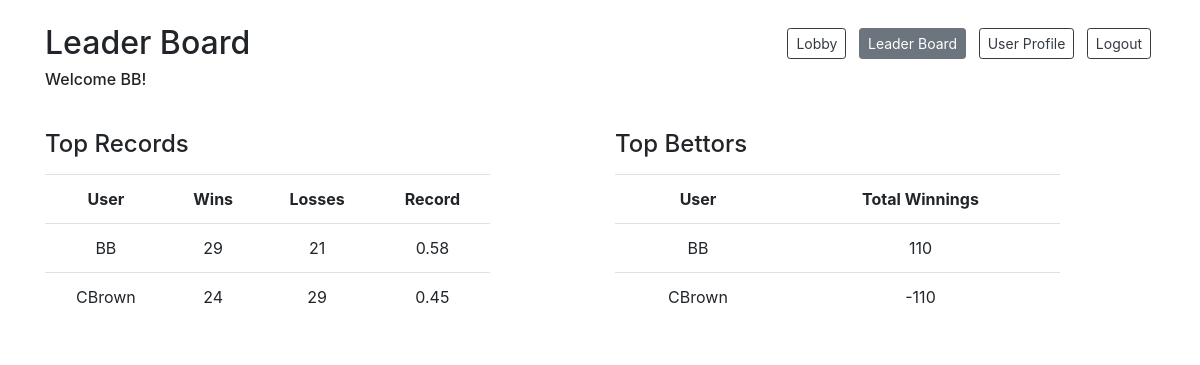
The app's page /leaderboard (signed in), older data.
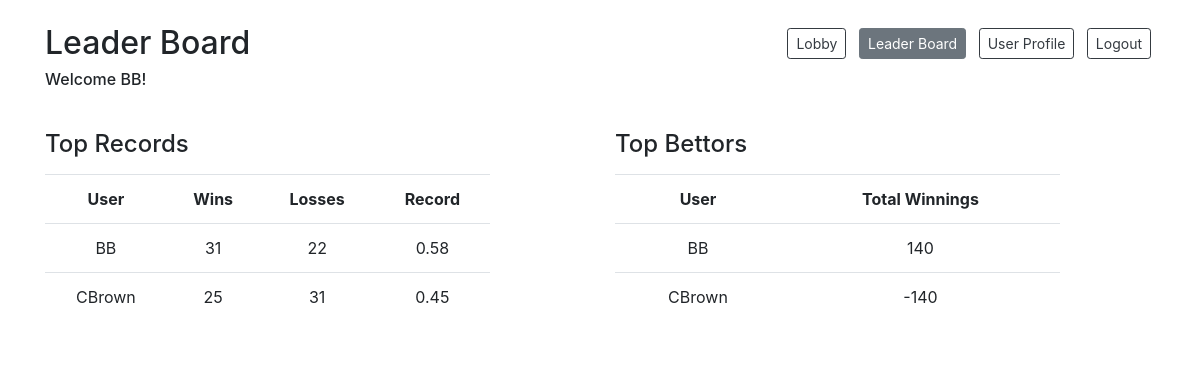
The same page, newer data.
### models.py (models this page shows)
class User(db.Model):
    __tablename__ = "users"
    id = db.Column(db.Integer, primary_key=True)
    user_name = db.Column(db.String(255))
    email = db.Column(db.String(255))
    password = db.Column(db.String(255))
    balance = db.Column(db.Integer)
    photo = db.Column(db.BLOB)
    wins = db.Column(db.Integer)
    losses = db.Column(db.Integer)
    current_game_id = db.Column(db.Integer, db.ForeignKey("games.id"), nullable=True)  # is null if not currently in a game
    current_game = db.relationship("Game", foreign_keys=[current_game_id], backref="game_users")
    created_at = db.Column(db.DateTime, server_default=func.now())
    updated_at = db.Column(db.DateTime, server_default=func.now(), onupdate=func.now())

### controller.py (the view)
def leaderboard():
    if 'user_id' in session:
        user = getUser(session['user_id'])
    records = getTopWinLossRecords(10)
    bettors = getTopBettors(10)
    return render_template('leaderboard.html', user = user, records = records, bettors = bettors, starting_balance=starting_balance)

### utilities.py (called while the page is built)
def getUser(user_id):
    user = User.query.get(user_id)
    return user

def getTopWinLossRecords(num_of_players):
    topWLRecords = User.query.order_by(User.wins / (User.losses + User.wins).desc()).limit(10)
    return topWLRecords

def getTopBettors(num_of_players):
    topBettors = User.query.order_by(User.balance.desc()).limit(10)
    return topBettors

### templates/leaderboard.html (shortened to what this page needs)
<!DOCTYPE html>
<html lang="en">
<head>
    <link href="https://stackpath.bootstrapcdn.com/bootstrap/4.4.1/css/bootstrap.min.css" rel="stylesheet">
    <script src="https://cdnjs.cloudflare.com/ajax/libs/socket.io/1.7.3/socket.io.min.js"></script></head>
</head>
<body>
    <div class="container bg-white">
        <div class="row justify-content-between mt-4 mb-2">
            <div class="col-auto">
                <h2>Leader Board</h2>
                <h6>Welcome {{user.user_name}}!</h6>
            </div>
            <div class="col-auto">
                <a href="/lobby" class="col-auto btn btn-outline-dark btn-sm mx-1 mt-1 mb-3">Lobby</a>
                <a href="#" class="inactive col-auto btn btn-secondary btn-sm mx-1 mt-1 mb-3">Leader Board</a>
                <a href="/user-profile" class="col-auto btn btn-outline-dark btn-sm mx-1 mt-1 mb-3">User Profile</a>
                <a href="/logout-action" class="col-auto btn btn-outline-dark btn-sm mx-1 mt-1 mb-3">Logout</a>
            </div>
        </div>
        <div class="row pt-4">
            <div class="col-5">
                <h4 class="pb-2">Top Records</h4>
                {% if records %}
                    <table class="table table-fixed text-center table-hover">
                        <tr scope="row">
                            <th>User</th>
                            <th>Wins</th>
                            <th>Losses</th>
                            <th>Record</th>
                        </tr>
                    {% for record in records %}
                        <tr scope="row">
                            <td>{{record.user_name}}</td>
                            <td>{{record.wins}}</td>
                            <td>{{record.losses}}</td>
                            <td>{%if record.wins or record.losses %}{{'%0.2f'| format(record.wins/(record.wins+record.losses))}}{%endif%}</td>
                        </tr>
                    {% endfor %}
                    </table>
                {% else %}
                    <h6>No games</h6>
                {% endif %}
            </div>
            <div class="col-1"></div>
            <div class="col-5">
                <h4 class="pb-2">Top Bettors</h4>
                {% if bettors %}
                    <table class="table table-fixed text-center table-hover">
                        <tr scope="row">
                            <th>User</th>
                            <th>Total Winnings</th>
                        </tr>
                    {% for bettor in bettors %}
                        <tr scope="row">
                            <td>{{bettor.user_name}}</td>
                            <td>{{bettor.balance - starting_balance}}</td>
                        </tr>
                    {% endfor %}
                    </table>
                {% else %}
                    <h6>No bettors</h6>
                {% endif %}
            </div>
        </div>
    </div>
</body>
</html>

Row changes from the older to the newer data that the page shows:
changed User "BB": wins "29" → "31"; losses "21" → "22"; bettor.balance-starting_balance "110" → "140"
changed User "CBrown": wins "24" → "25"; losses "29" → "31"; bettor.balance-starting_balance "-110" → "-140"
